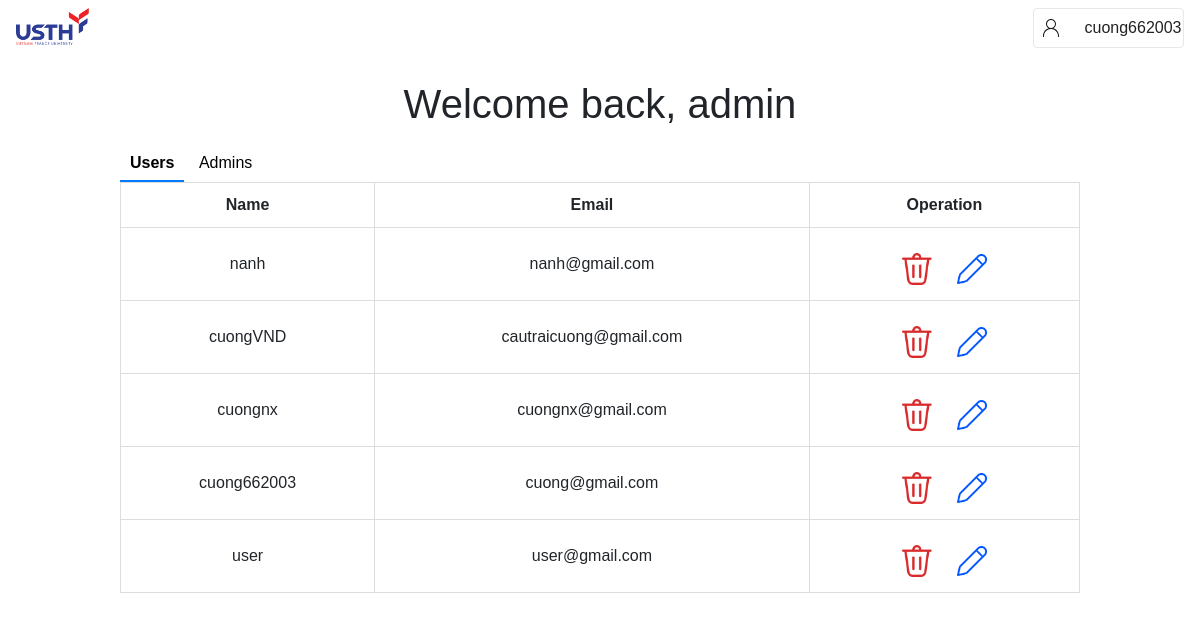
Screenshot of /admin (signed in) with the database file from the repository.
### function/models.py (models this page shows)
class User(db.Model, UserMixin):
    role = db.Column(db.Integer, default = 2)
    id = db.Column(db.Integer, primary_key = True)
    email = db.Column(db.String(50))
    username = db.Column(db.String(50))
    password = db.Column(db.String(50))

### app.py (the view)
@app.route('/admin', methods=['POST','GET'])
@login_required
def admin():
    admin=User.query.filter(User.role!=1).all()
    return render_template('admin.html',user=admin)

### app.py (called while the page is built)
@login_manager.user_loader
def load_user(id):
    return User.query.get(int(id))

### templates/admin.html (shortened to what this page needs)
{% extends "base.html" %}
{% block content %}
<link rel="stylesheet" href="../static/admin.css">
<body>
    <div class="admin_body">
        <br>
        <h1 align="center">Welcome back, admin</h1>
        <button onclick="toggleSlide('A')" id="user_btn" class="active">Users</button>
        <button onclick="toggleSlide('B')" id="admin_btn">Admins</button>
        <div class="slider-container">
        <div class="slider-content" id="sliderContent">
            <div class="slide" id="slideA">
                <form action="" method="POST">
                    <table>
                        <thead>
                            <tr>
                                <th>Name</th>
                                <th>Email</th>
                                <th>Operation</th>
                            </tr>
                        </thead>
                        <tbody>
                            {% for customer in user %}
                            {% if customer.role==2 %}
                            <tr>
                                <td>{{ customer.username }}</td>
                                <td>{{ customer.email }}</td>
                                <td>
                                    <button title="Delete user" id="rm_btn" onclick="deleteUser('{{ customer.id }}')">
                                        <img src="../static/images/delete.png" alt="">
                                    </button>
                                    <button title="Change role" id="change_role" onclick="changeRole('{{ customer.id }}')">
                                        <img src="../static/images/change_role.png" alt="">
                                    </button>
                                </td>
                            </tr>
                            {%endif%}
                            {% endfor %}
                        </tbody>
                    </table>
                </form>
            </div>
        </div>
        </div>
    </div>
</body>
{% endblock %}

### templates/base.html (shortened to what this page needs)
<!DOCTYPE html>
<html lang="en">
<head>
    <link
    rel="stylesheet"
    href="https://stackpath.bootstrapcdn.com/bootstrap/4.4.1/css/bootstrap.min.css"
  />
  <link
    rel="stylesheet"
    href="https://stackpath.bootstrapcdn.com/font-awesome/4.7.0/css/font-awesome.min.css"
  />
</head>
<body onload="checkURL()">
    <link rel="stylesheet" href="../static/base.css">
    <nav class="navbar navbar-expand-lg bg-white">
        <div class="collapse navbar-collapse" id="navbar">
                {% if current_user.role==1%}
                    <div class="navbar-nav">
                        <a href="" class="nav-link-spacing logo"><img src="/static/images/usth.png" alt="usth logo"></a>
                        <a href="{{url_for('admin')}}" class="nav-item nav-link nav-link-spacing" id="admin">Users</a>
                        <a href="{{url_for('create_user')}}" class="nav-item nav-link nav-link-spacing " id="create_user">Add user</a>
                        <a href="{{url_for('demo')}}" class="nav-item nav-link nav-link-spacing " id="demo" >Demo</a>
                    </div>
                    <div class="nav-right">
                        <div class="menu_account">
                            <div class="icon_account">
                            <svg xmlns="http://www.w3.org/2000/svg" width="24" height="24" viewBox="0 0 24 24" fill="none">
                                <path d="M12 3C14.7614 3 17 5.23858 17 8C17 9.88196 15.9603 11.5211 14.4239 12.3742C17.5815 13.3762 19.8902 16.2864 19.9962 19.7508L20 20V21H19V20L18.9959 19.7593C18.8691 16.0048 15.7855 13 12 13C8.21455 13 5.1309 16.0048 5.00406 19.7593L5 20V21H4V20L4.00381 19.7508C4.1098 16.2864 6.41847 13.3762 9.57667 12.3736C8.03975 11.5211 7 9.88196 7 8C7 5.23858 9.23858 3 12 3ZM12 4C9.79086 4 8 5.79086 8 8C8 10.2091 9.79086 12 12 12C14.2091 12 16 10.2091 16 8C16 5.79086 14.2091 4 12 4Z" fill="#1A1A1A"/>
                            </svg>
                            </div>
                            <div class="name_account" data-toggle="dropdown">
                                <p class="nav-link username">{{ current_user.username }}</p>
                                <div class="dropdown-menu dropdown-menu-right">
                                    <a class="dropdown-item" href="/reset" id="reset">Reset Password</a>
                                    <a href="/logout" class="dropdown-item" id="logout">Log Out</a>
                                </div>
                            </div>
                        </div>
                    </div>
                        {% elif current_user.role==2 or current_user.role==3%}
                        <div class="navbar-nav">
                            <a href="{{url_for('home')}}" class="nav-link-spacing logo"><img src="/static/images/usth.png" alt="usth logo"></a>
                            <a href="{{url_for('home')}}" class="nav-item nav-link nav-link-spacing" id="home">Folder</a>
                        </div>
                        <div class="nav-right">
                            <div class="menu_account">
                                <div class="icon_account">
                                </div>
                                <div class="name_account" data-toggle="dropdown">
                                    <p class="nav-link username">{{ current_user.username }}</p>
                                </div>
                            </div>
                        </div>
                {% endif %}
        </div>
    </nav>
    {% block content %}
    {% endblock %}
</body>
</html>

### static/base.css (style rules this page uses)
:root { --primary: #007bff; --secondary: #bfc0c0; --white: #fff; --text-clr: #222222; --header-clr: #25273d; --next-btn-hover: #0044ff; --back-btn-hover: #8b8c8c; --hover: #27408B; }
body { font-family: sans-serif; }
.navbar-nav img { width: 100%; }
.navbar { position: sticky; top: 0; z-index: 9999999; width: 100%; min-height: 5vh; }
.logo { width: 73px; }
.nav-right { position: absolute; right: 16px; }
.nav-link-spacing { margin-right: 30px; color: black; font-weight: normal; height: fit-content; }
.navbar { background-color: #00194C; width: 100%; }
.menu_account { display: flex; width: 151px; height: 40px; padding: 8px 9px; justify-content: center; align-items: center; gap: 5px; flex-shrink: 0; border-radius: 4px; border: 1px solid #E8E8E8; background-color: white; }
.name_account { display: flex; width: 110px; height: 20px; flex-direction: column; justify-content: center; flex-shrink: 0; color: var(--black-text, var(--normal-text, #222)); text-align: center; font-size: 16px; font-style: normal; font-weight: 400; line-height: 24px; cursor: pointer; padding-top: 12%; }
.username { min-width: 130px; min-height: 40px; text-overflow: ellipsis; overflow: hidden; }

### static/admin.css (style rules this page uses)
.admin_body { margin: 0 10%; }
.slider-container { width: 100%; overflow: hidden; }
.slider-content { display: flex; transition: transform 0.5s ease-in-out; }
.slide { flex: 0 0 100%; box-sizing: border-box; }
button:focus, button { margin-top: 10px; padding: 5px 10px; font-size: 16px; font-family: sans-serif; background-color: transparent; border: 0; outline: none; }
.active:focus, .active { border-bottom: 2px solid #007bff; font-weight: bold; outline: none; }
table { border-collapse: collapse; width: 100%; }
th, td { padding: 10px; text-align: left; border: 1px solid #ddd; text-align: center; width: fit-content; }
#rm_btn { background-color: transparent; border: none; padding: 5px 10px; cursor: pointer; border-radius: 3px; }
#change_role { background-color: transparent; border: none; padding: 5px 10px; border-radius: 3px; cursor: pointer; }
button img { width: 30px; }
.navbar-nav .nav-item:last-child { pointer-events: none; color: white; user-select: none; }

### rows the page displays
User: username "cuong662003", email "cuong@gmail.com", role 2 (drawn)
User: username "nanh", email "nanh@gmail.com", role 2 (drawn)
User: username "cuongVND", email "cautraicuong@gmail.com", role 2 (drawn)
User: username "cuongnx", email "cuongnx@gmail.com", role 2 (drawn)
User: username "user", email "user@gmail.com", role 2 (drawn)
